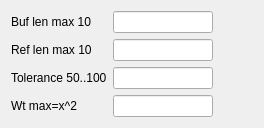
              <widget class="QWidget" name="tab_9">
               <attribute name="title">
                <string>W mode</string>
               </attribute>
               <layout class="QGridLayout" name="gridLayout_8">
                <item row="0" column="0">
                 <widget class="QLabel" name="label_14">
                  <property name="text">
                   <string>Buf len max 10</string>
                  </property>
                 </widget>
                </item>
                <item row="0" column="1">
                 <widget class="QLineEdit" name="buflen_ed">
                  <property name="sizePolicy">
                   <sizepolicy hsizetype="Fixed" vsizetype="Fixed">
                    <horstretch>0</horstretch>
                    <verstretch>0</verstretch>
                   </sizepolicy>
                  </property>
                  <property name="maximumSize">
                   <size>
                    <width>100</width>
                    <height>16777215</height>
                   </size>
                  </property>
                 </widget>
                </item>
                <item row="1" column="0">
                 <widget class="QLabel" name="label_15">
                  <property name="text">
                   <string>Ref len max 10</string>
                  </property>
                 </widget>
                </item>
                <item row="1" column="1">
                 <widget class="QLineEdit" name="reflen_ed">
                  <property name="sizePolicy">
                   <sizepolicy hsizetype="Fixed" vsizetype="Fixed">
                    <horstretch>0</horstretch>
                    <verstretch>0</verstretch>
                   </sizepolicy>
                  </property>
                  <property name="maximumSize">
                   <size>
                    <width>100</width>
                    <height>16777215</height>
                   </size>
                  </property>
                 </widget>
                </item>
                <item row="2" column="0">
                 <widget class="QLabel" name="label_2">
                  <property name="text">
                   <string>Tolerance 50..100</string>
                  </property>
                 </widget>
                </item>
                <item row="2" column="1">
                 <widget class="QLineEdit" name="tolerance_ed">
                  <property name="sizePolicy">
                   <sizepolicy hsizetype="Fixed" vsizetype="Fixed">
                    <horstretch>0</horstretch>
                    <verstretch>0</verstretch>
                   </sizepolicy>
                  </property>
                  <property name="maximumSize">
                   <size>
                    <width>100</width>
                    <height>16777215</height>
                   </size>
                  </property>
                 </widget>
                </item>
                <item row="3" column="0">
                 <widget class="QLabel" name="label_13">
                  <property name="text">
                   <string>Wt max=x^2 </string>
                  </property>
                 </widget>
                </item>
                <item row="3" column="1">
                 <widget class="QLineEdit" name="wtrigger_ed">
                  <property name="sizePolicy">
                   <sizepolicy hsizetype="Fixed" vsizetype="Fixed">
                    <horstretch>0</horstretch>
                    <verstretch>0</verstretch>
                   </sizepolicy>
                  </property>
                  <property name="maximumSize">
                   <size>
                    <width>100</width>
                    <height>16777215</height>
                   </size>
                  </property>
                 </widget>
                </item>
                <item row="0" column="2">
                 <spacer name="horizontalSpacer_4">
                  <property name="orientation">
                   <enum>Qt::Horizontal</enum>
                  </property>
                  <property name="sizeHint" stdset="0">
                   <size>
                    <width>40</width>
                    <height>20</height>
                   </size>
                  </property>
                 </spacer>
                </item>
               </layout>
              </widget>
